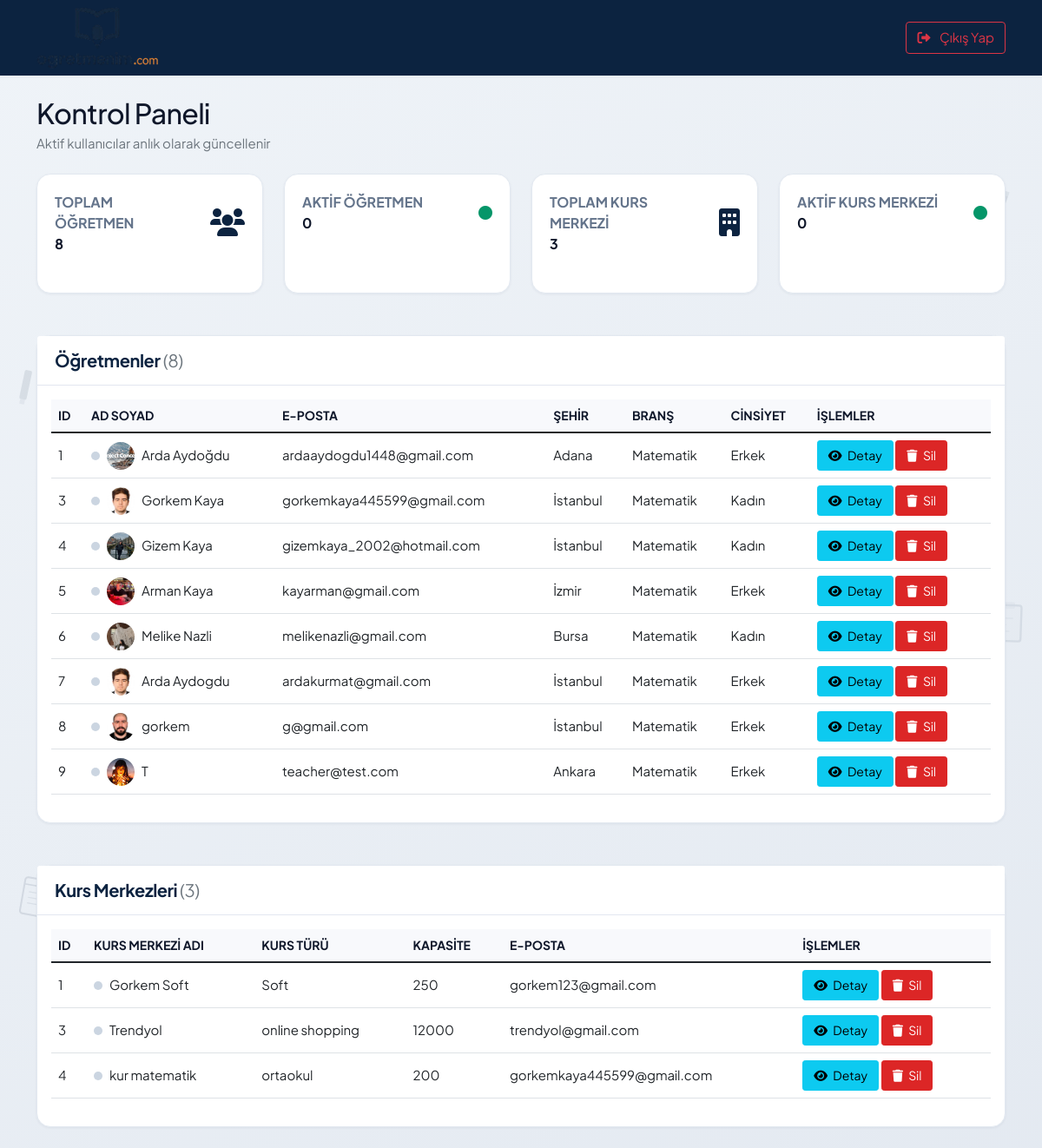
The page /adminpanel/adminpanel/dashboard (signed in) on the database as committed earlier.
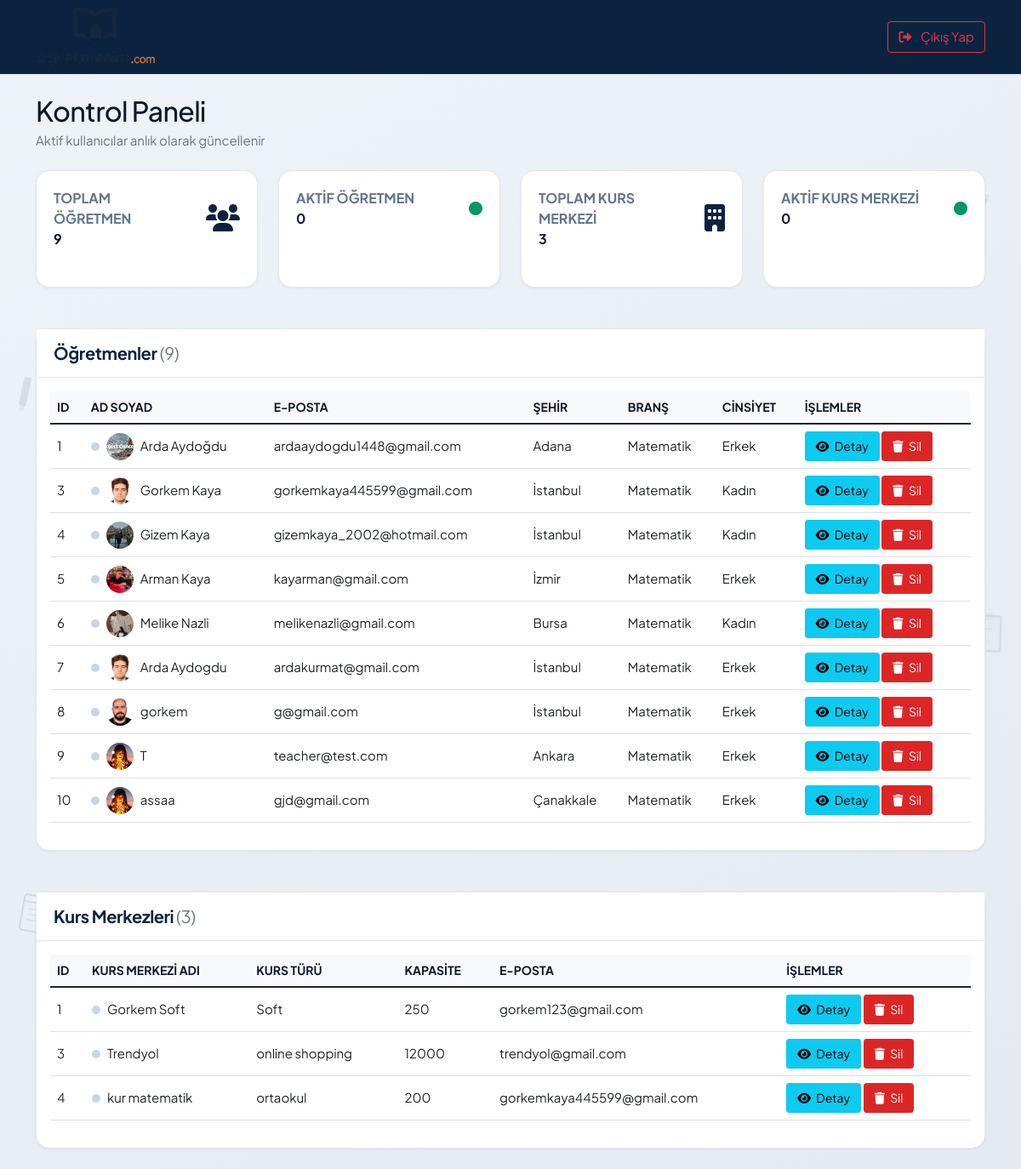
The same page on the database as committed later.
### conntoapp/models.py (models this page shows, shortened)
class CustomUser(AbstractUser):
    fullname = models.CharField(max_length=100, verbose_name="Ad Soyad")
    twitter = models.CharField(max_length=100, null=True, blank=True, verbose_name="Twitter (X)")
    facebook = models.CharField(max_length=100, null=True, blank=True, verbose_name="Facebook")
    linkedin = models.CharField(max_length=100, null=True, blank=True, verbose_name="LinkedIn")
    instagram = models.CharField(max_length=100, null=True, blank=True, verbose_name="Instagram")
    gender = models.CharField(max_length=6, choices=CustomUserChoices.GENDER_CHOICES, verbose_name="Cinsiyet")
    birth_date = models.DateField(verbose_name="Doğum Tarihi")
    phone = models.CharField(max_length=20, null=True, blank=True, verbose_name="Telefon")
    branch = models.CharField(
        max_length=50,
        choices=TeacherChoices.BRANCH_CHOICES,
        default='matematik',
        verbose_name="Branş",
    )
    experience_years = models.CharField(
        max_length=10,
        choices=TeacherChoices.EXPERIENCE_CHOICES,
        default='0-1',
        verbose_name="Deneyim Süresi",
    )
    work_schedule = models.CharField(
        max_length=20,
        choices=TeacherChoices.WORK_SCHEDULE_CHOICES,
        default='her_ikisi',
        verbose_name="Çalışma Şekli",
    )
    city = models.CharField(max_length=30, choices=CustomUserChoices.TURKISH_CITIES, verbose_name="Şehir")
    district = models.CharField(max_length=50, null=True, blank=True, verbose_name="İlçe")
    job = models.CharField(max_length=20, blank=True, default='')
    short_description = models.CharField(max_length=100, null=True, blank=True, verbose_name="Kısa Tanıtım")
    long_description = models.TextField(max_length=500, null=True, blank=True, verbose_name="Biyografi")
    view = models.IntegerField(default=0)
    last_seen = models.DateTimeField(null=True, blank=True, verbose_name="Son Aktiflik")
    image = models.ImageField(upload_to="images/", default="images/default.jpg", null=False, blank=False, verbose_name="Profil Fotoğrafı")
    class Meta:
        verbose_name = "Öğretmen"
        verbose_name_plural = "Öğretmenler"

class CourseCenter(models.Model):
    center_name = models.CharField(max_length=100, verbose_name="Kurs Merkezi Adı")
    center_type = models.CharField(max_length=100, verbose_name="Kurs Türü")
    teacher_capacity = models.IntegerField(verbose_name="Öğretmen Kapasitesi")
    email = models.EmailField(unique=True, null=True, blank=True, verbose_name="E-posta")
    password = models.CharField(max_length=128, null=True, blank=True)
    last_seen = models.DateTimeField(null=True, blank=True, verbose_name="Son Aktiflik")
    image = models.ImageField(
        upload_to="course_centers/",
        default="images/default.jpg",
        null=False,
        blank=False,
        verbose_name="Profil Fotoğrafı",
    )
    class Meta:
        verbose_name = "Kurs Merkezi"
        verbose_name_plural = "Kurs Merkezleri"

### conntoapp/views.py (the view)
# urls.py: path('adminpanel/dashboard', views.admin_dashboard, name="admin_dashboard"),
def admin_dashboard(request):
    if 'admin_id' not in request.session:
        return redirect('admin_panel_login')
    users = CustomUser.objects.all()
    course_centers = CourseCenter.objects.all()
    presence = get_active_user_snapshot()
    context = {
        'users': users,
        'course_centers': course_centers,
        'total_users': users.count(),
        'total_course_centers': course_centers.count(),
        'active_teachers': presence['active_teachers'],
        'active_course_centers': presence['active_course_centers'],
        'active_teacher_ids': {int(user_id) for user_id in presence['teachers']},
        'active_course_center_ids': {
            int(course_center_id)
            for course_center_id in presence['course_centers']
        },
    }
    return render(request, "admintemplate/admin-dashboard.html", context)

### conntoapp/context_processors.py (called while the page is built)
def site_processor(request):
    return {
        'SITE_NAME': settings.SITE_NAME,
        'SITE_TAGLINE': settings.SITE_TAGLINE,
        'header_branches': TeacherChoices.BRANCH_CHOICES,
        'header_cities': CustomUserChoices.TURKISH_CITIES,
    }

def course_center_processor(request):
    if 'course_center_id' in request.session:
        try:
            course_center = CourseCenter.objects.get(id=request.session['course_center_id'])
            return {
                'current_course_center': course_center,
                'is_course_center_view': True,
            }
        except CourseCenter.DoesNotExist:
            del request.session['course_center_id']
            del request.session['is_course_center']
    return {
        'current_course_center': None,
        'is_course_center_view': False,
    }

### conntoapp/user_presence.py (called while the page is built)
def get_active_teacher_ids():
    cutoff = timezone.now() - ACTIVE_USER_WINDOW
    from .models import CustomUser
    return set(
        CustomUser.objects.filter(last_seen__gte=cutoff).values_list('id', flat=True)
    )

### conntoapp/templates/admintemplate/admin-dashboard.html (shortened to what the changed rows need)
{% extends 'admintemplate/base.html' %}
{% block content %}
<div class="container">
    <div class="row mb-4">
        <div class="col-md-6">
            <h2 class="mb-0">Kontrol Paneli</h2>
        </div>
    </div>
    <div class="row mb-4">
        <div class="col-xl-3 col-md-6 mb-4">
            <div class="card stats-card h-100">
                <div class="card-body">
                    <div class="row align-items-center">
                        <div class="col">
                            <div class="stats-title">Toplam Öğretmen</div>
                            <div class="stats-value">{{ total_users }}</div>
                        </div>
                    </div>
                </div>
            </div>
        </div>
    </div>
    <div class="row">
        <div class="col-md-12">
            <div class="card">
                <div class="card-header d-flex justify-content-between align-items-center">
                    <h5 class="mb-0">Öğretmenler <span class="text-muted fw-normal">({{ total_users }})</span></h5>
                </div>
                <div class="card-body">
                    <div class="table-responsive">
                        <table class="table table-hover">
                            <thead>
                                <tr>
                                    <th>ID</th>
                                    <th>Ad Soyad</th>
                                    <th>E-posta</th>
                                    <th>Şehir</th>
                                    <th>Branş</th>
                                    <th>Cinsiyet</th>
                                    <th>İşlemler</th>
                                </tr>
                            </thead>
                            <tbody>
                                {% for user in users %}
                                <tr>
                                    <td>{{ user.id }}</td>
                                    <td>
                                        <div class="d-flex align-items-center gap-2">
                                            <span
                                                class="presence-dot{% if user.id in active_teacher_ids %} presence-dot--active{% endif %}"
                                                data-presence-type="teacher"
                                                data-presence-id="{{ user.id }}"
                                                title="{% if user.id in active_teacher_ids %}Şu an aktif{% else %}Çevrimdışı{% endif %}"
                                                aria-label="{% if user.id in active_teacher_ids %}Şu an aktif{% else %}Çevrimdışı{% endif %}"
                                            ></span>
                                            <img src="{{ user.image.url }}" alt="{{ user.fullname }}" class="rounded-circle" style="width: 32px; height: 32px; object-fit: cover;">
                                            {{ user.fullname }}
                                        </div>
                                    </td>
                                    <td>{{ user.email }}</td>
                                    <td>{{ user.get_city_display }}</td>
                                    <td>{{ user.get_branch_display }}</td>
                                    <td>{{ user.get_gender_display }}</td>
                                    <td>
                                        <a href="{% url 'admin_user_detail' user.id %}" class="btn btn-info btn-sm">
                                            <i class="fas fa-eye me-1"></i>
                                            Detay
                                        </a>
                                        <a href="{% url 'admin_delete_user' user.id %}" class="btn btn-danger btn-sm" onclick="return confirm('Bu öğretmeni silmek istediğinize emin misiniz?')">
                                            <i class="fas fa-trash me-1"></i>
                                            Sil
                                        </a>
                                    </td>
                                </tr>
                                {% endfor %}
                            </tbody>
                        </table>
                    </div>
                </div>
            </div>
        </div>
    </div>
    <div class="row mt-4">
        <div class="col-md-12">
            <div class="card">
                <div class="card-body">
                    <div class="table-responsive">
                        <table class="table table-hover">
                            <thead>
                                <tr>
                                    <th>ID</th>
                                    <th>Kurs Merkezi Adı</th>
                                    <th>Kurs Türü</th>
                                    <th>Kapasite</th>
                                    <th>E-posta</th>
                                    <th>İşlemler</th>
                                </tr>
                            </thead>
                            <tbody>
                                {% for course_center in course_centers %}
                                <tr>
                                    <td>{{ course_center.id }}</td>
                                    <td>
                                        <div class="d-flex align-items-center gap-2">
                                            <span
                                                class="presence-dot{% if course_center.id in active_course_center_ids %} presence-dot--active{% endif %}"
                                                data-presence-type="course_center"
                                                data-presence-id="{{ course_center.id }}"
                                                title="{% if course_center.id in active_course_center_ids %}Şu an aktif{% else %}Çevrimdışı{% endif %}"
                                                aria-label="{% if course_center.id in active_course_center_ids %}Şu an aktif{% else %}Çevrimdışı{% endif %}"
                                            ></span>
                                            {{ course_center.center_name }}
                                        </div>
                                    </td>
                                    <td>{{ course_center.center_type }}</td>
                                    <td>{{ course_center.teacher_capacity }}</td>
                                    <td>{{ course_center.email }}</td>
                                    <td>
                                        <a href="{% url 'admin_course_center_detail' course_center.id %}" class="btn btn-info btn-sm">
                                            <i class="fas fa-eye me-1"></i>
                                            Detay
                                        </a>
                                        <a href="{% url 'admin_delete_course_center' course_center.id %}" class="btn btn-danger btn-sm" onclick="return confirm('Bu kurs merkezini silmek istediğinize emin misiniz?')">
                                            <i class="fas fa-trash me-1"></i>
                                            Sil
                                        </a>
                                    </td>
                                </tr>
                                {% endfor %}
                            </tbody>
                        </table>
                    </div>
                </div>
            </div>
        </div>
    </div>
</div>
{% endblock %}

Rows that differ between the two databases and show on the page:
added CustomUser: id "10", image (placeholder picture), fullname "assaa", email "gjd@gmail.com", city "Çanakkale", branch "Matematik", gender "Erkek"
Other text that changed with them:
{{ total_users }}: "8" → "9"
